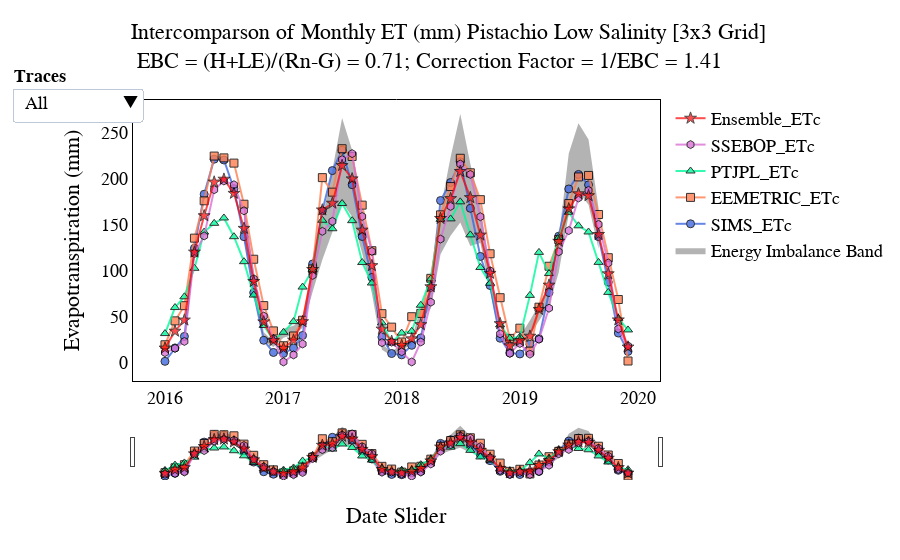

This figure's notebook cell:
### Code cell
fig = go.Figure()

#          ----------------
# <<< --- |Adjustement Area| --- >>>
#          ----------------
# Trace 1 -> Unclosed flux 
fig.add_trace(go.Scatter(
                x=df2.index, 
                y=df2.ET,
                name = 'Unclosed ETa',
                fill= 'none',
                mode='lines',
                line_color='dimgrey',
                line_width=0, 
                showlegend=False))

# Trace 2 -> Closed flux for establish band
fig.add_trace(go.Scatter(
                x=df2.index, 
                y=df2.ET_corr,
                name = 'Energy Imbalance Band',
                fill= 'tonexty',
                mode='lines',
                line_color='dimgrey',
                line_width=0))

#          ---------------
# <<< --- |Model Variables| --- >>>
#          ---------------

# Trace 3 -> SIMS
fig.add_trace(go.Scatter(
                x=df2.index[SIMSmask],
                y=df2.SIMS_3x3[SIMSmask],
                name="SIMS_ETc",
                mode='lines+markers', 
                line_color='royalblue',
                opacity=0.8, 
                marker = dict(color='royalblue', size = 8, symbol = 0, line=dict(width=1,
                                        color='black'))))
# Trace 4 -> DISALEXI
# fig.add_trace(go.Scatter(
#                x=df2.index[DAmask],
#                y=df2.DISALEXI_3x3[DAmask],
#                name="DisALEXI_ETc",
#                mode='markers', #'lines+markers'
#                #line_color='BurlyWood',
#                opacity=0.8,
#                marker = dict(color='BurlyWood', size = 8, symbol = 2, line=dict(width=1,
#                                        color='black'))))

# Trace 5 -> EEMETRIC
fig.add_trace(go.Scatter(
                x=df2.index[EEmask],
                y=df2.EEMETRIC_3x3[EEmask],
                name="EEMETRIC_ETc",
                mode='lines+markers', 
                line_color='coral',
                opacity=0.8,
                marker = dict(color='coral', size = 8, symbol = 1, line=dict(width=1,
                                        color='black'))))
# Trace 6 -> PTJPL
fig.add_trace(go.Scatter(
                x=df2.index[PTmask],
                y=df2.PTJPL_3x3[PTmask],
                name="PTJPL_ETc",
                mode='lines+markers', 
                line_color='MediumSpringGreen',
                opacity=0.8,
                marker = dict(color='MediumSpringGreen', size = 8, symbol = 5, line=dict(width=1,
                                        color='black'))))
# Trace 7 -> SSEBOP
fig.add_trace(go.Scatter(
                x=df2.index[BOPmask],
                y=df2.SSEBOP_3x3[BOPmask],
                name="SSEBOP_ETc",
                mode='lines+markers', 
                line_color='orchid',
                opacity=0.8, 
                marker = dict(color='orchid', size = 8, symbol = 14, line=dict(width=1,
                                        color='black'))))
# Trace 8 -> Ensemble
fig.add_trace(go.Scatter(
                x=df2.index[ENmask],
                y=df2.ensemble_mean_3x3[ENmask],
                name="Ensemble_ETc",
                mode='lines+markers', 
                line_color='red',
                opacity=0.7, 
                marker = dict(color='red', size = 9, symbol = 17, line=dict(width=1,
                                        color='black'))))


#           ---------
# <<< ---- |Flux Data| ---- >>>
#           ---------

# Trace 9 -> Unclosed flux for reference
fig.add_trace(go.Scatter(
    x=df2.index, 
    y=df2.ET,
    name = 'Unclosed ETa',
    mode='none',
    showlegend=False,
    marker=dict(color='rgba(0, 0, 0, 0)',
            size=4,
            line=dict(color='red',width=1))))

# Trace 10 -> Closed flux for reference 
fig.add_trace(go.Scatter(
    x=df2.index, 
    y=df2.ET_corr,
    name = 'Closed ETa',
    mode='none',
    showlegend=False,
    marker=dict(color='rgba(0, 0, 0, 0)',
            size=4,
            line=dict(color='black',width=1))))

#fig.update_xaxes(showgrid=True, gridwidth=1, gridcolor='darkgray')

fig.update_layout(
    autosize=True,
    title={'text':"Intercomparson of Monthly ET (mm) Pistachio Low Salinity [3x3 Grid] <br> EBC = (H+LE)/(Rn-G) = 0.71; Correction Factor = 1/EBC = 1.41",
          'x':0.145,
          'y':0.93,
          'xanchor': 'left',
          'yanchor': 'top'},
    xaxis_title= "Date Slider",
    yaxis_title= "Evapotranspiration (mm)",              
    xaxis_rangeslider_visible=True,
    plot_bgcolor='rgba(0,0,0,0)',
    titlefont=dict(
        family="Times New Roman",
        size=22,
        color='black'),    
    font=dict(
        family="Times New Roman",
        size=18,
        color='black'))

# Add Dropdown Menu Option
# For visible: all traces are ranked sequentially as listed above (e.g. Trace#)

fig.update_layout(
    updatemenus=[
        dict(
            active=0,
            buttons=list([
                dict(label="All",
                     method="update",
                     args=[{"visible": [True]},
                           {"title": "Intercomparson of Monthly ET (mm) Pistachio Low Salinity [3x3 Grid] <br> EBC = (H+LE)/(Rn-G) = 0.71; Correction Factor = 1/EBC = 1.41",
                            }]),
                dict(label="SIMS",
                     method="update",
                     args=[{"visible": [True, True, True, False, False, False, True, True, True]},
                           {"title": "SIMS Monthly Evapotranspiration (mm)",
                            }]),
                dict(label="EEMETRIC",
                     method="update",
                     args=[{"visible": [True, True, False, True, False, False, True, True, True]},
                           {"title": "EEMETRIC Monthly Evapotranspiration (mm)",
                            }]),
                dict(label="PT-JPL",
                     method="update",
                     args=[{"visible": [True, True, False, False, True, False, True, True, True]},
                           {"title": "PT-JPL Monthly Evapotranspiration (mm)",
                            }]),
                dict(label="SSEBop",
                     method="update",
                     args=[{"visible": [True, True, False, False, False, True, True, True, True]},
                           {"title": "SSEBop Monthly Evapotranspiration (mm)",
                            }]),
                dict(label="Ensemble",
                     method="update",
                     args=[{"visible": [True, True, False, False, False, False, True, True, True]},
                           {"title": "Ensemble Monthly Evapotranspiration (mm)",
                            }]),
                        ]),
                direction="down",
                    pad={"r": 10, "t": 10},
                    showactive=True,
                    x=-0.23,
                    xanchor="left",
                    y=1.08,
                    yanchor="top")],
                annotations=[
                    dict(text="<b>Traces</b>", x=-0.23, xref="paper", y=1.12, yref="paper",
                             align="left", showarrow=False)])

fig.update_xaxes(showline=True, 
                 linewidth=1, 
                 linecolor='black', 
                 mirror=True) 
                 #showgrid=True, 
                 #gridwidth=1, 
                 #gridcolor='Gainsboro')
fig.update_yaxes(showline=True, linewidth=1, linecolor='black', mirror=True)

fig.show(config={'scrollZoom': True})

### Figure 1 — Plotly figure (JSON) as saved in the notebook; plotly's stock layout.template omitted (floating-point values rounded to 4 significant figures)
{"data": [{"fill": "none", "line": {"color": "dimgrey", "width": 0}, "mode": "lines", "name": "Unclosed ETa", "showlegend": false, "type": "scatter", "x": ["2016-01-01T00:00:00", "2016-02-01T00:00:00", "2016-03-01T00:00:00", "2016-04-01T00:00:00", "2016-05-01T00:00:00", "2016-06-01T00:00:00", "2016-07-01T00:00:00", "2016-08-01T00:00:00", "2016-09-01T00:00:00", "2016-10-01T00:00:00", "2016-11-01T00:00:00", "2016-12-01T00:00:00", "2017-01-01T00:00:00", "2017-02-01T00:00:00", "2017-03-01T00:00:00", "2017-04-01T00:00:00", "2017-05-01T00:00:00", "2017-06-01T00:00:00", "2017-07-01T00:00:00", "2017-08-01T00:00:00", "2017-09-01T00:00:00", "2017-10-01T00:00:00", "2017-11-01T00:00:00", "2017-12-01T00:00:00", "2018-01-01T00:00:00", "2018-02-01T00:00:00", "2018-03-01T00:00:00", "2018-04-01T00:00:00", "2018-05-01T00:00:00", "2018-06-01T00:00:00", "2018-07-01T00:00:00", "2018-08-01T00:00:00", "2018-09-01T00:00:00", "2018-10-01T00:00:00", "2018-11-01T00:00:00", "2018-12-01T00:00:00", "2019-01-01T00:00:00", "2019-02-01T00:00:00", "2019-03-01T00:00:00", "2019-04-01T00:00:00", "2019-05-01T00:00:00", "2019-06-01T00:00:00", "2019-07-01T00:00:00", "2019-08-01T00:00:00", "2019-09-01T00:00:00", "2019-10-01T00:00:00", "2019-11-01T00:00:00", "2019-12-01T00:00:00"], "y": [null, null, null, null, null, null, null, null, 133.5, 80.69, 23.79, 17.18, 27.24, 30.5, 37.92, 77.37, 111.9, 142.1, 174.6, 158.6, 119.2, 75.62, 14.36, 7.415, 14.03, 19.96, 47.25, 59.03, 117.8, 138.2, 152.4, 126.9, 130.1, 79.53, 25.33, 16.16, 18.77, 30.27, 45.3, 62.63, 98.15, 161.9, 185.9, 171.8, 123.9, null, null, null]}, {"fill": "tonexty", "line": {"color": "dimgrey", "width": 0}, "mode": "lines", "name": "Energy Imbalance Band", "type": "scatter", "x": ["2016-01-01T00:00:00", "2016-02-01T00:00:00", "2016-03-01T00:00:00", "2016-04-01T00:00:00", "2016-05-01T00:00:00", "2016-06-01T00:00:00", "2016-07-01T00:00:00", "2016-08-01T00:00:00", "2016-09-01T00:00:00", "2016-10-01T00:00:00", "2016-11-01T00:00:00", "2016-12-01T00:00:00", "2017-01-01T00:00:00", "2017-02-01T00:00:00", "2017-03-01T00:00:00", "2017-04-01T00:00:00", "2017-05-01T00:00:00", "2017-06-01T00:00:00", "2017-07-01T00:00:00", "2017-08-01T00:00:00", "2017-09-01T00:00:00", "2017-10-01T00:00:00", "2017-11-01T00:00:00", "2017-12-01T00:00:00", "2018-01-01T00:00:00", "2018-02-01T00:00:00", "2018-03-01T00:00:00", "2018-04-01T00:00:00", "2018-05-01T00:00:00", "2018-06-01T00:00:00", "2018-07-01T00:00:00", "2018-08-01T00:00:00", "2018-09-01T00:00:00", "2018-10-01T00:00:00", "2018-11-01T00:00:00", "2018-12-01T00:00:00", "2019-01-01T00:00:00", "2019-02-01T00:00:00", "2019-03-01T00:00:00", "2019-04-01T00:00:00", "2019-05-01T00:00:00", "2019-06-01T00:00:00", "2019-07-01T00:00:00", "2019-08-01T00:00:00", "2019-09-01T00:00:00", "2019-10-01T00:00:00", "2019-11-01T00:00:00", "2019-12-01T00:00:00"], "y": [null, null, null, null, null, null, null, null, 172.5, 101.3, 33.38, 23.22, 37.19, 40.2, 47.67, 96.62, 156.9, 209.5, 266.0, 230.9, 168.2, 99.8, 20.4, 11.88, 21.43, 26.85, 59.81, 80.73, 167.1, 223.2, 270.2, 216.3, 171.5, 98.55, 32.7, 21.2, 28.75, 46.05, 63.49, 85.04, 135.4, 227.3, 260.4, 242.5, 167.8, null, null, null]}, {"line": {"color": "royalblue"}, "marker": {"color": "royalblue", "line": {"color": "black", "width": 1}, "size": 8, "symbol": 0}, "mode": "lines+markers", "name": "SIMS_ETc", "opacity": 0.8, "type": "scatter", "x": ["2016-01-01T00:00:00", "2016-02-01T00:00:00", "2016-03-01T00:00:00", "2016-04-01T00:00:00", "2016-05-01T00:00:00", "2016-06-01T00:00:00", "2016-07-01T00:00:00", "2016-08-01T00:00:00", "2016-09-01T00:00:00", "2016-10-01T00:00:00", "2016-11-01T00:00:00", "2016-12-01T00:00:00", "2017-01-01T00:00:00", "2017-02-01T00:00:00", "2017-03-01T00:00:00", "2017-04-01T00:00:00", "2017-05-01T00:00:00", "2017-06-01T00:00:00", "2017-07-01T00:00:00", "2017-08-01T00:00:00", "2017-09-01T00:00:00", "2017-10-01T00:00:00", "2017-11-01T00:00:00", "2017-12-01T00:00:00", "2018-01-01T00:00:00", "2018-02-01T00:00:00", "2018-03-01T00:00:00", "2018-04-01T00:00:00", "2018-05-01T00:00:00", "2018-06-01T00:00:00", "2018-07-01T00:00:00", "2018-08-01T00:00:00", "2018-09-01T00:00:00", "2018-10-01T00:00:00", "2018-11-01T00:00:00", "2018-12-01T00:00:00", "2019-01-01T00:00:00", "2019-02-01T00:00:00", "2019-03-01T00:00:00", "2019-04-01T00:00:00", "2019-05-01T00:00:00", "2019-06-01T00:00:00", "2019-07-01T00:00:00", "2019-08-01T00:00:00", "2019-09-01T00:00:00", "2019-10-01T00:00:00", "2019-11-01T00:00:00", "2019-12-01T00:00:00"], "y": [1.625, 16.24, 28.72, 124.5, 183.2, 221.3, 220.4, 189.2, 137.1, 76.26, 24.53, 11.31, 10.26, 16.1, 29.75, 107.4, 165.2, 208.8, 231.0, 193.5, 137.3, 92.83, 27.99, 10.17, 8.694, 19.07, 27.11, 81.65, 176.3, 195.9, 218.4, 167.9, 115.6, 84.03, 26.78, 10.81, 9.68, 20.21, 26.32, 76.36, 137.6, 188.9, 204.6, 193.3, 137.1, 87.7, 32.4, 12.46]}, {"line": {"color": "coral"}, "marker": {"color": "coral", "line": {"color": "black", "width": 1}, "size": 8, "symbol": 1}, "mode": "lines+markers", "name": "EEMETRIC_ETc", "opacity": 0.8, "type": "scatter", "x": ["2016-01-01T00:00:00", "2016-02-01T00:00:00", "2016-03-01T00:00:00", "2016-04-01T00:00:00", "2016-05-01T00:00:00", "2016-06-01T00:00:00", "2016-07-01T00:00:00", "2016-08-01T00:00:00", "2016-09-01T00:00:00", "2016-10-01T00:00:00", "2016-11-01T00:00:00", "2016-12-01T00:00:00", "2017-01-01T00:00:00", "2017-02-01T00:00:00", "2017-03-01T00:00:00", "2017-04-01T00:00:00", "2017-05-01T00:00:00", "2017-06-01T00:00:00", "2017-07-01T00:00:00", "2017-08-01T00:00:00", "2017-09-01T00:00:00", "2017-10-01T00:00:00", "2017-11-01T00:00:00", "2017-12-01T00:00:00", "2018-01-01T00:00:00", "2018-02-01T00:00:00", "2018-03-01T00:00:00", "2018-04-01T00:00:00", "2018-05-01T00:00:00", "2018-06-01T00:00:00", "2018-07-01T00:00:00", "2018-08-01T00:00:00", "2018-09-01T00:00:00", "2018-10-01T00:00:00", "2018-11-01T00:00:00", "2018-12-01T00:00:00", "2019-01-01T00:00:00", "2019-02-01T00:00:00", "2019-03-01T00:00:00", "2019-04-01T00:00:00", "2019-05-01T00:00:00", "2019-06-01T00:00:00", "2019-07-01T00:00:00", "2019-08-01T00:00:00", "2019-09-01T00:00:00", "2019-10-01T00:00:00", "2019-11-01T00:00:00", "2019-12-01T00:00:00"], "y": [19.68, 45.62, 62.14, 135.5, 176.0, 224.6, 222.6, 217.0, 172.3, 112.6, 62.19, 34.71, 18.61, 29.19, 46.28, 102.0, 201.2, 185.4, 232.6, 224.2, 171.3, 121.8, 53.44, 38.8, 22.61, 50.14, 53.73, 91.81, 160.8, 191.5, 222.2, 206.4, 177.3, 118.5, 70.78, 26.58, 37.69, 12.83, 60.47, 104.9, 133.9, 173.0, 202.0, 203.6, 161.2, 114.2, 68.82, 2.027]}, {"line": {"color": "MediumSpringGreen"}, "marker": {"color": "MediumSpringGreen", "line": {"color": "black", "width": 1}, "size": 8, "symbol": 5}, "mode": "lines+markers", "name": "PTJPL_ETc", "opacity": 0.8, "type": "scatter", "x": ["2016-01-01T00:00:00", "2016-02-01T00:00:00", "2016-03-01T00:00:00", "2016-04-01T00:00:00", "2016-05-01T00:00:00", "2016-06-01T00:00:00", "2016-07-01T00:00:00", "2016-08-01T00:00:00", "2016-09-01T00:00:00", "2016-10-01T00:00:00", "2016-11-01T00:00:00", "2016-12-01T00:00:00", "2017-01-01T00:00:00", "2017-02-01T00:00:00", "2017-03-01T00:00:00", "2017-04-01T00:00:00", "2017-05-01T00:00:00", "2017-06-01T00:00:00", "2017-07-01T00:00:00", "2017-08-01T00:00:00", "2017-09-01T00:00:00", "2017-10-01T00:00:00", "2017-11-01T00:00:00", "2017-12-01T00:00:00", "2018-01-01T00:00:00", "2018-02-01T00:00:00", "2018-03-01T00:00:00", "2018-04-01T00:00:00", "2018-05-01T00:00:00", "2018-06-01T00:00:00", "2018-07-01T00:00:00", "2018-08-01T00:00:00", "2018-09-01T00:00:00", "2018-10-01T00:00:00", "2018-11-01T00:00:00", "2018-12-01T00:00:00", "2019-01-01T00:00:00", "2019-02-01T00:00:00", "2019-03-01T00:00:00", "2019-04-01T00:00:00", "2019-05-01T00:00:00", "2019-06-01T00:00:00", "2019-07-01T00:00:00", "2019-08-01T00:00:00", "2019-09-01T00:00:00", "2019-10-01T00:00:00", "2019-11-01T00:00:00", "2019-12-01T00:00:00"], "y": [31.8, 60.08, 71.79, 102.7, 142.1, 151.6, 157.4, 137.0, 109.9, 73.61, 40.63, 24.72, 33.24, 44.81, 82.33, 101.5, 154.9, 145.7, 173.1, 154.4, 109.0, 86.75, 43.4, 22.19, 32.39, 34.28, 62.6, 91.2, 155.9, 156.4, 174.9, 139.0, 103.6, 86.46, 41.36, 26.74, 28.15, 73.31, 120.0, 96.99, 136.2, 163.5, 148.9, 142.2, 109.1, 76.53, 48.33, 35.78]}, {"line": {"color": "orchid"}, "marker": {"color": "orchid", "line": {"color": "black", "width": 1}, "size": 8, "symbol": 14}, "mode": "lines+markers", "name": "SSEBOP_ETc", "opacity": 0.8, "type": "scatter", "x": ["2016-01-01T00:00:00", "2016-02-01T00:00:00", "2016-03-01T00:00:00", "2016-04-01T00:00:00", "2016-05-01T00:00:00", "2016-06-01T00:00:00", "2016-07-01T00:00:00", "2016-08-01T00:00:00", "2016-09-01T00:00:00", "2016-10-01T00:00:00", "2016-11-01T00:00:00", "2016-12-01T00:00:00", "2017-01-01T00:00:00", "2017-02-01T00:00:00", "2017-03-01T00:00:00", "2017-04-01T00:00:00", "2017-05-01T00:00:00", "2017-06-01T00:00:00", "2017-07-01T00:00:00", "2017-08-01T00:00:00", "2017-09-01T00:00:00", "2017-10-01T00:00:00", "2017-11-01T00:00:00", "2017-12-01T00:00:00", "2018-01-01T00:00:00", "2018-02-01T00:00:00", "2018-03-01T00:00:00", "2018-04-01T00:00:00", "2018-05-01T00:00:00", "2018-06-01T00:00:00", "2018-07-01T00:00:00", "2018-08-01T00:00:00", "2018-09-01T00:00:00", "2018-10-01T00:00:00", "2018-11-01T00:00:00", "2018-12-01T00:00:00", "2019-01-01T00:00:00", "2019-02-01T00:00:00", "2019-03-01T00:00:00", "2019-04-01T00:00:00", "2019-05-01T00:00:00", "2019-06-01T00:00:00", "2019-07-01T00:00:00", "2019-08-01T00:00:00", "2019-09-01T00:00:00", "2019-10-01T00:00:00", "2019-11-01T00:00:00", "2019-12-01T00:00:00"], "y": [11.15, 15.76, 23.29, 118.7, 137.9, 188.1, 197.6, 193.5, 165.2, 91.29, 50.78, 26.14, 1, 8.667, 20.51, 95.01, 142.9, 153.7, 220.8, 227.3, 159.0, 121.1, 21.96, 22.5, 12.13, 1, 22.65, 65.92, 134.4, 169.9, 216.0, 204.7, 158.7, 100.1, 31.47, 10.28, 21.04, 9.514, 25.57, 59.38, 120.7, 143.7, 179.1, 187.4, 150.4, 108.4, 36.93, 18.44]}, {"line": {"color": "red"}, "marker": {"color": "red", "line": {"color": "black", "width": 1}, "size": 9, "symbol": 17}, "mode": "lines+markers", "name": "Ensemble_ETc", "opacity": 0.7, "type": "scatter", "x": ["2016-01-01T00:00:00", "2016-02-01T00:00:00", "2016-03-01T00:00:00", "2016-04-01T00:00:00", "2016-05-01T00:00:00", "2016-06-01T00:00:00", "2016-07-01T00:00:00", "2016-08-01T00:00:00", "2016-09-01T00:00:00", "2016-10-01T00:00:00", "2016-11-01T00:00:00", "2016-12-01T00:00:00", "2017-01-01T00:00:00", "2017-02-01T00:00:00", "2017-03-01T00:00:00", "2017-04-01T00:00:00", "2017-05-01T00:00:00", "2017-06-01T00:00:00", "2017-07-01T00:00:00", "2017-08-01T00:00:00", "2017-09-01T00:00:00", "2017-10-01T00:00:00", "2017-11-01T00:00:00", "2017-12-01T00:00:00", "2018-01-01T00:00:00", "2018-02-01T00:00:00", "2018-03-01T00:00:00", "2018-04-01T00:00:00", "2018-05-01T00:00:00", "2018-06-01T00:00:00", "2018-07-01T00:00:00", "2018-08-01T00:00:00", "2018-09-01T00:00:00", "2018-10-01T00:00:00", "2018-11-01T00:00:00", "2018-12-01T00:00:00", "2019-01-01T00:00:00", "2019-02-01T00:00:00", "2019-03-01T00:00:00", "2019-04-01T00:00:00", "2019-05-01T00:00:00", "2019-06-01T00:00:00", "2019-07-01T00:00:00", "2019-08-01T00:00:00", "2019-09-01T00:00:00", "2019-10-01T00:00:00", "2019-11-01T00:00:00", "2019-12-01T00:00:00"], "y": [16.06, 34.43, 46.49, 120.3, 159.8, 196.4, 199.5, 184.2, 146.1, 88.43, 44.53, 24.22, 15.78, 24.69, 44.72, 101.5, 166.0, 173.4, 214.3, 199.8, 144.1, 105.6, 36.7, 23.42, 18.95, 26.12, 41.52, 82.64, 156.9, 178.4, 207.9, 179.5, 138.8, 97.27, 42.6, 18.6, 24.14, 28.97, 58.09, 84.41, 132.1, 167.3, 183.7, 181.6, 139.5, 96.73, 46.62, 17.18]}, {"marker": {"color": "rgba(0, 0, 0, 0)", "line": {"color": "red", "width": 1}, "size": 4}, "mode": "none", "name": "Unclosed ETa", "showlegend": false, "type": "scatter", "x": ["2016-01-01T00:00:00", "2016-02-01T00:00:00", "2016-03-01T00:00:00", "2016-04-01T00:00:00", "2016-05-01T00:00:00", "2016-06-01T00:00:00", "2016-07-01T00:00:00", "2016-08-01T00:00:00", "2016-09-01T00:00:00", "2016-10-01T00:00:00", "2016-11-01T00:00:00", "2016-12-01T00:00:00", "2017-01-01T00:00:00", "2017-02-01T00:00:00", "2017-03-01T00:00:00", "2017-04-01T00:00:00", "2017-05-01T00:00:00", "2017-06-01T00:00:00", "2017-07-01T00:00:00", "2017-08-01T00:00:00", "2017-09-01T00:00:00", "2017-10-01T00:00:00", "2017-11-01T00:00:00", "2017-12-01T00:00:00", "2018-01-01T00:00:00", "2018-02-01T00:00:00", "2018-03-01T00:00:00", "2018-04-01T00:00:00", "2018-05-01T00:00:00", "2018-06-01T00:00:00", "2018-07-01T00:00:00", "2018-08-01T00:00:00", "2018-09-01T00:00:00", "2018-10-01T00:00:00", "2018-11-01T00:00:00", "2018-12-01T00:00:00", "2019-01-01T00:00:00", "2019-02-01T00:00:00", "2019-03-01T00:00:00", "2019-04-01T00:00:00", "2019-05-01T00:00:00", "2019-06-01T00:00:00", "2019-07-01T00:00:00", "2019-08-01T00:00:00", "2019-09-01T00:00:00", "2019-10-01T00:00:00", "2019-11-01T00:00:00", "2019-12-01T00:00:00"], "y": [null, null, null, null, null, null, null, null, 133.5, 80.69, 23.79, 17.18, 27.24, 30.5, 37.92, 77.37, 111.9, 142.1, 174.6, 158.6, 119.2, 75.62, 14.36, 7.415, 14.03, 19.96, 47.25, 59.03, 117.8, 138.2, 152.4, 126.9, 130.1, 79.53, 25.33, 16.16, 18.77, 30.27, 45.3, 62.63, 98.15, 161.9, 185.9, 171.8, 123.9, null, null, null]}, {"marker": {"color": "rgba(0, 0, 0, 0)", "line": {"color": "black", "width": 1}, "size": 4}, "mode": "none", "name": "Closed ETa", "showlegend": false, "type": "scatter", "x": ["2016-01-01T00:00:00", "2016-02-01T00:00:00", "2016-03-01T00:00:00", "2016-04-01T00:00:00", "2016-05-01T00:00:00", "2016-06-01T00:00:00", "2016-07-01T00:00:00", "2016-08-01T00:00:00", "2016-09-01T00:00:00", "2016-10-01T00:00:00", "2016-11-01T00:00:00", "2016-12-01T00:00:00", "2017-01-01T00:00:00", "2017-02-01T00:00:00", "2017-03-01T00:00:00", "2017-04-01T00:00:00", "2017-05-01T00:00:00", "2017-06-01T00:00:00", "2017-07-01T00:00:00", "2017-08-01T00:00:00", "2017-09-01T00:00:00", "2017-10-01T00:00:00", "2017-11-01T00:00:00", "2017-12-01T00:00:00", "2018-01-01T00:00:00", "2018-02-01T00:00:00", "2018-03-01T00:00:00", "2018-04-01T00:00:00", "2018-05-01T00:00:00", "2018-06-01T00:00:00", "2018-07-01T00:00:00", "2018-08-01T00:00:00", "2018-09-01T00:00:00", "2018-10-01T00:00:00", "2018-11-01T00:00:00", "2018-12-01T00:00:00", "2019-01-01T00:00:00", "2019-02-01T00:00:00", "2019-03-01T00:00:00", "2019-04-01T00:00:00", "2019-05-01T00:00:00", "2019-06-01T00:00:00", "2019-07-01T00:00:00", "2019-08-01T00:00:00", "2019-09-01T00:00:00", "2019-10-01T00:00:00", "2019-11-01T00:00:00", "2019-12-01T00:00:00"], "y": [null, null, null, null, null, null, null, null, 172.5, 101.3, 33.38, 23.22, 37.19, 40.2, 47.67, 96.62, 156.9, 209.5, 266.0, 230.9, 168.2, 99.8, 20.4, 11.88, 21.43, 26.85, 59.81, 80.73, 167.1, 223.2, 270.2, 216.3, 171.5, 98.55, 32.7, 21.2, 28.75, 46.05, 63.49, 85.04, 135.4, 227.3, 260.4, 242.5, 167.8, null, null, null]}], "layout": {"annotations": [{"align": "left", "showarrow": false, "text": "<b>Traces</b>", "x": -0.23, "xref": "paper", "y": 1.12, "yref": "paper"}], "autosize": true, "font": {"color": "black", "family": "Times New Roman", "size": 18}, "plot_bgcolor": "rgba(0,0,0,0)", "title": {"font": {"color": "black", "family": "Times New Roman", "size": 22}, "text": "Intercomparson of Monthly ET (mm) Pistachio Low Salinity [3x3 Grid] <br> EBC = (H+LE)/(Rn-G) = 0.71; Correction Factor = 1/EBC = 1.41", "x": 0.145, "xanchor": "left", "y": 0.93, "yanchor": "top"}, "updatemenus": [{"active": 0, "buttons": [{"args": [{"visible": [true]}, {"title": "Intercomparson of Monthly ET (mm) Pistachio Low Salinity [3x3 Grid] <br> EBC = (H+LE)/(Rn-G) = 0.71; Correction Factor = 1/EBC = 1.41"}], "label": "All", "method": "update"}, {"args": [{"visible": [true, true, true, false, false, false, true, true, true]}, {"title": "SIMS Monthly Evapotranspiration (mm)"}], "label": "SIMS", "method": "update"}, {"args": [{"visible": [true, true, false, true, false, false, true, true, true]}, {"title": "EEMETRIC Monthly Evapotranspiration (mm)"}], "label": "EEMETRIC", "method": "update"}, {"args": [{"visible": [true, true, false, false, true, false, true, true, true]}, {"title": "PT-JPL Monthly Evapotranspiration (mm)"}], "label": "PT-JPL", "method": "update"}, {"args": [{"visible": [true, true, false, false, false, true, true, true, true]}, {"title": "SSEBop Monthly Evapotranspiration (mm)"}], "label": "SSEBop", "method": "update"}, {"args": [{"visible": [true, true, false, false, false, false, true, true, true]}, {"title": "Ensemble Monthly Evapotranspiration (mm)"}], "label": "Ensemble", "method": "update"}], "direction": "down", "pad": {"r": 10, "t": 10}, "showactive": true, "x": -0.23, "xanchor": "left", "y": 1.08, "yanchor": "top"}], "xaxis": {"linecolor": "black", "linewidth": 1, "mirror": true, "rangeslider": {"visible": true}, "showline": true, "title": {"text": "Date Slider"}}, "yaxis": {"linecolor": "black", "linewidth": 1, "mirror": true, "showline": true, "title": {"text": "Evapotranspiration (mm)"}}}}
